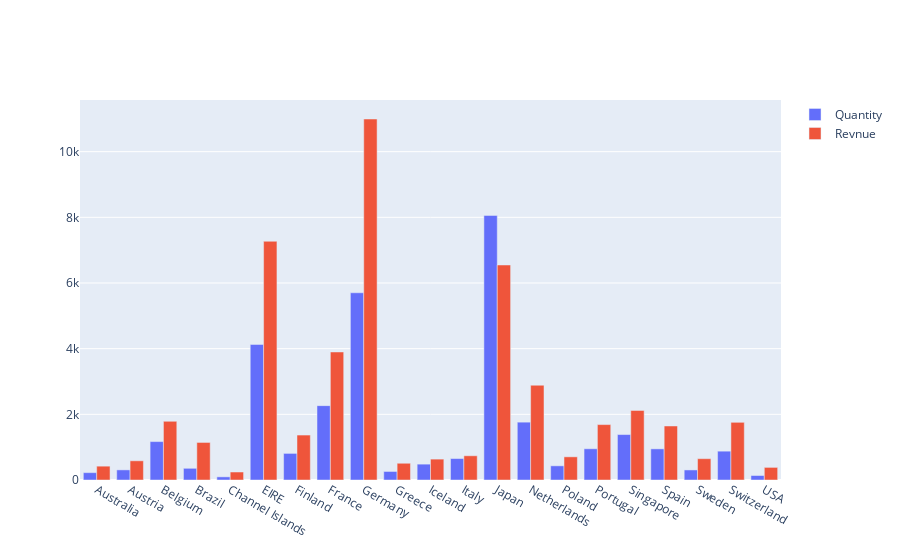

The notebook cell this image was saved under:
### Code cell
import plotly.graph_objects as go
country=df['Country']

fig = go.Figure(data=[
    go.Bar(name='Quantity', x=df["Country"], y=df["Quantity"]),
    go.Bar(name='Revnue', x=df["Country"], y=df["Revenue"])
])
# Change the bar mode
fig.update_layout(barmode='group')
fig.show()

### Figure 1 — Plotly figure (JSON) as saved in the notebook; plotly's stock layout.template omitted (floating-point values rounded to 4 significant figures)
{"data": [{"name": "Quantity", "type": "bar", "x": ["Australia", "Austria", "Belgium", "Brazil", "Channel Islands", "EIRE", "Finland", "France", "Germany", "Greece", "Iceland", "Italy", "Japan", "Netherlands", "Poland", "Portugal", "Singapore", "Spain", "Sweden", "Switzerland", "USA"], "y": [224, 308, 1170, 356, 96, 4129, 810, 2265, 5702, 260, 483, 653, 8058, 1762, 432, 951, 1384, 948, 306, 878, 137]}, {"name": "Revnue", "type": "bar", "x": ["Australia", "Austria", "Belgium", "Brazil", "Channel Islands", "EIRE", "Finland", "France", "Germany", "Greece", "Iceland", "Italy", "Japan", "Netherlands", "Poland", "Portugal", "Singapore", "Spain", "Sweden", "Switzerland", "USA"], "y": [421.6, 584.8, 1788.0, 1144.0, 243.0, 7270.0, 1369.0, 3899.0, 10990.0, 509.7, 636.2, 737.8, 6549.0, 2887.0, 705.8, 1688.0, 2119.0, 1646.0, 649.1, 1757.0, 383.9]}], "layout": {"barmode": "group"}}
